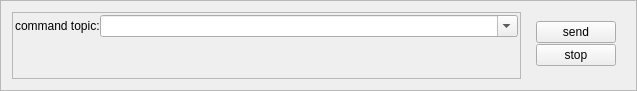
<?xml version="1.0" encoding="UTF-8"?>
<ui version="4.0">
 <class>Frame</class>
 <widget class="QFrame" name="Frame">
  <property name="geometry">
   <rect>
    <x>0</x>
    <y>0</y>
    <width>637</width>
    <height>84</height>
   </rect>
  </property>
  <property name="windowTitle">
   <string>JointControlGroup</string>
  </property>
  <property name="frameShape">
   <enum>QFrame::StyledPanel</enum>
  </property>
  <property name="frameShadow">
   <enum>QFrame::Raised</enum>
  </property>
  <layout class="QHBoxLayout" name="horizontalLayout">
   <item>
    <widget class="QFrame" name="frameJointGroup">
     <property name="sizePolicy">
      <sizepolicy hsizetype="Expanding" vsizetype="Preferred">
       <horstretch>0</horstretch>
       <verstretch>0</verstretch>
      </sizepolicy>
     </property>
     <property name="frameShape">
      <enum>QFrame::StyledPanel</enum>
     </property>
     <property name="frameShadow">
      <enum>QFrame::Sunken</enum>
     </property>
     <layout class="QVBoxLayout" name="verticalLayout_2">
      <property name="spacing">
       <number>2</number>
      </property>
      <property name="margin">
       <number>2</number>
      </property>
      <item>
       <widget class="QFrame" name="frame_2">
        <property name="frameShape">
         <enum>QFrame::NoFrame</enum>
        </property>
        <property name="frameShadow">
         <enum>QFrame::Plain</enum>
        </property>
        <layout class="QHBoxLayout" name="horizontalLayout_2">
         <property name="spacing">
          <number>0</number>
         </property>
         <property name="margin">
          <number>0</number>
         </property>
         <item>
          <widget class="QLabel" name="label">
           <property name="text">
            <string>command topic:</string>
           </property>
          </widget>
         </item>
         <item>
          <widget class="QComboBox" name="comboBox_cmdTopic">
           <property name="sizePolicy">
            <sizepolicy hsizetype="MinimumExpanding" vsizetype="Fixed">
             <horstretch>0</horstretch>
             <verstretch>0</verstretch>
            </sizepolicy>
           </property>
           <property name="editable">
            <bool>true</bool>
           </property>
           <property name="insertPolicy">
            <enum>QComboBox::InsertAlphabetically</enum>
           </property>
           <property name="sizeAdjustPolicy">
            <enum>QComboBox::AdjustToMinimumContentsLength</enum>
           </property>
          </widget>
         </item>
        </layout>
       </widget>
      </item>
      <item>
       <widget class="QFrame" name="frame">
        <property name="sizePolicy">
         <sizepolicy hsizetype="Expanding" vsizetype="Expanding">
          <horstretch>0</horstretch>
          <verstretch>0</verstretch>
         </sizepolicy>
        </property>
        <property name="frameShape">
         <enum>QFrame::NoFrame</enum>
        </property>
        <property name="frameShadow">
         <enum>QFrame::Raised</enum>
        </property>
       </widget>
      </item>
     </layout>
    </widget>
   </item>
   <item>
    <widget class="QFrame" name="frameControl">
     <property name="sizePolicy">
      <sizepolicy hsizetype="Minimum" vsizetype="Minimum">
       <horstretch>0</horstretch>
       <verstretch>0</verstretch>
      </sizepolicy>
     </property>
     <property name="frameShape">
      <enum>QFrame::NoFrame</enum>
     </property>
     <property name="frameShadow">
      <enum>QFrame::Plain</enum>
     </property>
     <layout class="QVBoxLayout" name="verticalLayout">
      <property name="spacing">
       <number>1</number>
      </property>
      <property name="bottomMargin">
       <number>0</number>
      </property>
      <item>
       <widget class="QPushButton" name="pushButtonSend">
        <property name="text">
         <string>send</string>
        </property>
       </widget>
      </item>
      <item>
       <widget class="QPushButton" name="pushButtonSendZero">
        <property name="text">
         <string>stop</string>
        </property>
       </widget>
      </item>
      <item>
       <spacer name="verticalSpacer">
        <property name="orientation">
         <enum>Qt::Vertical</enum>
        </property>
        <property name="sizeHint" stdset="0">
         <size>
          <width>20</width>
          <height>13</height>
         </size>
        </property>
       </spacer>
      </item>
     </layout>
    </widget>
   </item>
  </layout>
 </widget>
 <resources/>
 <connections/>
</ui>
